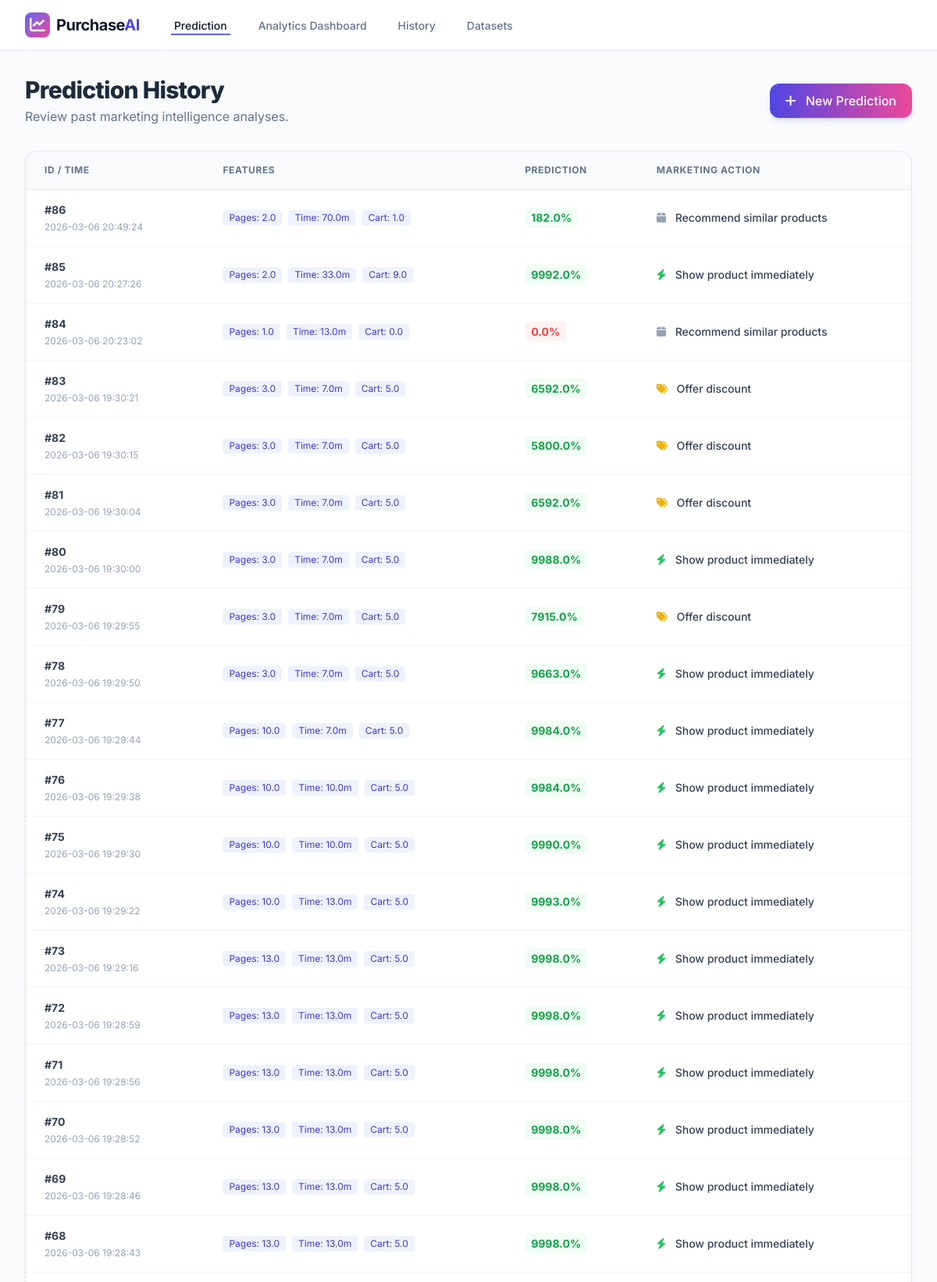
The app's page /history (upper part) with its own data.
### tables this page shows
CREATE TABLE predictions (
                id INTEGER PRIMARY KEY AUTOINCREMENT,
                pages_viewed REAL,
                time_spent REAL,
                cart_additions REAL,
                previous_purchases REAL,
                probability REAL,
                recommendation TEXT,
                timestamp DATETIME DEFAULT CURRENT_TIMESTAMP
            );

### app.py (the view)
@app.route("/history")
def history():
    db = get_db()
    cursor = db.cursor()
    cursor.execute('SELECT * FROM predictions ORDER BY timestamp DESC LIMIT 50')
    predictions = cursor.fetchall()
    return render_template("history.html", predictions=predictions)

### app.py (called while the page is built)
def get_db():
    db = getattr(g, '_database', None)
    if db is None:
        db = g._database = sqlite3.connect(app.config['DATABASE'])
        db.row_factory = sqlite3.Row
    return db

@app.teardown_appcontext
def close_connection(exception):
    db = getattr(g, '_database', None)
    if db is not None:
        db.close()

### templates/history.html (shortened to what this page needs)
{% extends "base.html" %}
{% block content %}
<div class="animate-fade-in space-y-6">
    <div class="flex justify-between items-center mb-8">
        <div>
            <h1 class="text-3xl font-extrabold text-slate-800 tracking-tight">Prediction History</h1>
            <p class="text-slate-500 mt-1">Review past marketing intelligence analyses.</p>
        </div>
        <a href="/" class="btn-gradient text-white px-5 py-2.5 rounded-xl font-medium shadow-md shadow-indigo-500/20">
            <i class="fa-solid fa-plus mr-2"></i> New Prediction
        </a>
    </div>
    <div class="glass-card bg-white rounded-2xl shadow-sm border border-slate-200 overflow-hidden">
        <div class="overflow-x-auto">
            <table class="w-full text-left text-sm whitespace-nowrap">
                <thead class="uppercase tracking-wider border-b border-slate-200 bg-slate-50 text-slate-500 text-xs font-semibold">
                    <tr>
                        <th class="px-6 py-4">ID / Time</th>
                        <th class="px-6 py-4">Features</th>
                        <th class="px-6 py-4">Prediction</th>
                        <th class="px-6 py-4">Marketing Action</th>
                    </tr>
                </thead>
                <tbody class="divide-y divide-slate-100">
                    {% for p in predictions %}
                    <tr class="hover:bg-slate-50 transition-colors">
                        <td class="px-6 py-4 border-b border-slate-100">
                            <span class="font-bold text-slate-700">#{{ p.id }}</span>
                            <div class="text-xs text-slate-400 mt-1">{{ p.timestamp }}</div>
                        </td>
                        <td class="px-6 py-4 border-b border-slate-100">
                            <div class="flex flex-wrap gap-2">
                                <span class="bg-indigo-50 text-indigo-700 px-2 py-0.5 rounded text-xs">Pages: {{ p.pages_viewed }}</span>
                                <span class="bg-indigo-50 text-indigo-700 px-2 py-0.5 rounded text-xs">Time: {{ p.time_spent }}m</span>
                                <span class="bg-indigo-50 text-indigo-700 px-2 py-0.5 rounded text-xs">Cart: {{ p.cart_additions }}</span>
                            </div>
                        </td>
                        <td class="px-6 py-4 border-b border-slate-100">
                            {% set prob = (p.probability * 100) | round(2) %}
                            {% if prob >= 80 %}
                                <span class="text-green-600 font-bold bg-green-50 px-2 py-1 rounded-md">{{ prob }}%</span>
                            {% elif prob >= 50 %}
                                <span class="text-yellow-600 font-bold bg-yellow-50 px-2 py-1 rounded-md">{{ prob }}%</span>
                            {% else %}
                                <span class="text-red-500 font-bold bg-red-50 px-2 py-1 rounded-md">{{ prob }}%</span>
                            {% endif %}
                        </td>
                        <td class="px-6 py-4 border-b border-slate-100 font-medium text-slate-700">
                            {% if "Show" in p.recommendation %}
                                <i class="fa-solid fa-bolt text-green-500 mr-2"></i> {{ p.recommendation }}
                            {% elif "discount" in p.recommendation %}
                                <i class="fa-solid fa-tags text-yellow-500 mr-2"></i> {{ p.recommendation }}
                            {% else %}
                                <i class="fa-solid fa-box text-slate-400 mr-2"></i> {{ p.recommendation }}
                            {% endif %}
                        </td>
                    </tr>
                    {% endfor %}
                </tbody>
            </table>
        </div>
    </div>
</div>
{% endblock %}

### templates/base.html (shortened to what this page needs)
<!DOCTYPE html>
<html lang="en">
<head>
    <script src="https://cdn.tailwindcss.com"></script>
    <link rel="stylesheet" href="https://cdnjs.cloudflare.com/ajax/libs/font-awesome/6.4.0/css/all.min.css"/>
</head>
<body class="text-slate-800 antialiased min-h-screen flex flex-col">
    <nav class="bg-white border-b border-slate-200 sticky top-0 z-50">
        <div class="max-w-7xl mx-auto px-4 sm:px-6 lg:px-8">
            <div class="flex justify-between h-16">
                <div class="flex items-center">
                    <a href="/" class="flex-shrink-0 flex items-center gap-2">
                        <div class="w-8 h-8 rounded-lg bg-gradient-to-br from-indigo-500 to-pink-500 flex items-center justify-center text-white font-bold text-xl">
                            <i class="fa-solid fa-chart-line"></i>
                        </div>
                        <span class="font-bold text-xl tracking-tight text-slate-900">Purchase<span class="text-indigo-600">AI</span></span>
                    </a>
                    <div class="hidden md:ml-10 md:flex md:space-x-8">
                        <a href="/" class="border-indigo-500 text-slate-900 inline-flex items-center px-1 pt-1 border-b-2 text-sm font-medium">Prediction</a>
                        <a href="/dashboard" class="border-transparent text-slate-500 hover:border-slate-300 hover:text-slate-700 inline-flex items-center px-1 pt-1 border-b-2 text-sm font-medium">Analytics Dashboard</a>
                        <a href="/history" class="border-transparent text-slate-500 hover:border-slate-300 hover:text-slate-700 inline-flex items-center px-1 pt-1 border-b-2 text-sm font-medium">History</a>
                        <a href="/upload-dataset" class="border-transparent text-slate-500 hover:border-slate-300 hover:text-slate-700 inline-flex items-center px-1 pt-1 border-b-2 text-sm font-medium">Datasets</a>
                    </div>
                </div>
            </div>
        </div>
    </nav>
    <main class="flex-1 max-w-7xl w-full mx-auto p-4 sm:p-6 lg:p-8">
        {% block content %}{% endblock %}
    </main>
</body>
</html>

### templates/base.html (style rules this page uses)
body { font-family: 'Inter', sans-serif; background-color: #f8fafc; }
.animate-fade-in { animation: fadeIn 0.8s ease-out; }
.btn-gradient { background: linear-gradient(to right, #4f46e5, #ec4899); transition: all 0.3s ease; }
.glass-card { background: rgba(255, 255, 255, 0.95); backdrop-filter: blur(10px); border: 1px solid rgba(255, 255, 255, 0.2); box-shadow: 0 4px 6px -1px rgba(0, 0, 0, 0.1), 0 2px 4px -1px rgba(0, 0, 0, 0.06); }

### records on screen
predictions: id "86", timestamp "2026-03-06 20:49:24", pages_viewed "2.0", time_spent "70.0", cart_additions "1.0", prob "182.0", recommendation "Recommend similar products"
predictions: id "85", timestamp "2026-03-06 20:27:26", pages_viewed "2.0", time_spent "33.0", cart_additions "9.0", prob "9992.0", recommendation "Show product immediately"
predictions: id "84", timestamp "2026-03-06 20:23:02", pages_viewed "1.0", time_spent "13.0", cart_additions "0.0", prob "0.0", recommendation "Recommend similar products"
predictions: id "83", timestamp "2026-03-06 19:30:21", pages_viewed "3.0", time_spent "7.0", cart_additions "5.0", prob "6592.0", recommendation "Offer discount"
predictions: id "82", timestamp "2026-03-06 19:30:15", pages_viewed "3.0", time_spent "7.0", cart_additions "5.0", prob "5800.0", recommendation "Offer discount"
predictions: id "81", timestamp "2026-03-06 19:30:04", pages_viewed "3.0", time_spent "7.0", cart_additions "5.0", prob "6592.0", recommendation "Offer discount"
predictions: id "80", timestamp "2026-03-06 19:30:00", pages_viewed "3.0", time_spent "7.0", cart_additions "5.0", prob "9988.0", recommendation "Show product immediately"
predictions: id "79", timestamp "2026-03-06 19:29:55", pages_viewed "3.0", time_spent "7.0", cart_additions "5.0", prob "7915.0", recommendation "Offer discount"
predictions: id "78", timestamp "2026-03-06 19:29:50", pages_viewed "3.0", time_spent "7.0", cart_additions "5.0", prob "9663.0", recommendation "Show product immediately"
predictions: id "77", timestamp "2026-03-06 19:29:44", pages_viewed "10.0", time_spent "7.0", cart_additions "5.0", prob "9984.0", recommendation "Show product immediately"
predictions: id "76", timestamp "2026-03-06 19:29:38", pages_viewed "10.0", time_spent "10.0", cart_additions "5.0", prob "9984.0", recommendation "Show product immediately"
predictions: id "75", timestamp "2026-03-06 19:29:30", pages_viewed "10.0", time_spent "10.0", cart_additions "5.0", prob "9990.0", recommendation "Show product immediately"
predictions: id "74", timestamp "2026-03-06 19:29:22", pages_viewed "10.0", time_spent "13.0", cart_additions "5.0", prob "9993.0", recommendation "Show product immediately"
predictions: id "73", timestamp "2026-03-06 19:29:16", pages_viewed "13.0", time_spent "13.0", cart_additions "5.0", prob "9998.0", recommendation "Show product immediately"
predictions: id "72", timestamp "2026-03-06 19:28:59", pages_viewed "13.0", time_spent "13.0", cart_additions "5.0", prob "9998.0", recommendation "Show product immediately"
predictions: id "71", timestamp "2026-03-06 19:28:56", pages_viewed "13.0", time_spent "13.0", cart_additions "5.0", prob "9998.0", recommendation "Show product immediately"
predictions: id "70", timestamp "2026-03-06 19:28:52", pages_viewed "13.0", time_spent "13.0", cart_additions "5.0", prob "9998.0", recommendation "Show product immediately"
predictions: id "69", timestamp "2026-03-06 19:28:46", pages_viewed "13.0", time_spent "13.0", cart_additions "5.0", prob "9998.0", recommendation "Show product immediately"
predictions: id "68", timestamp "2026-03-06 19:28:43", pages_viewed "13.0", time_spent "13.0", cart_additions "5.0", prob "9998.0", recommendation "Show product immediately"
